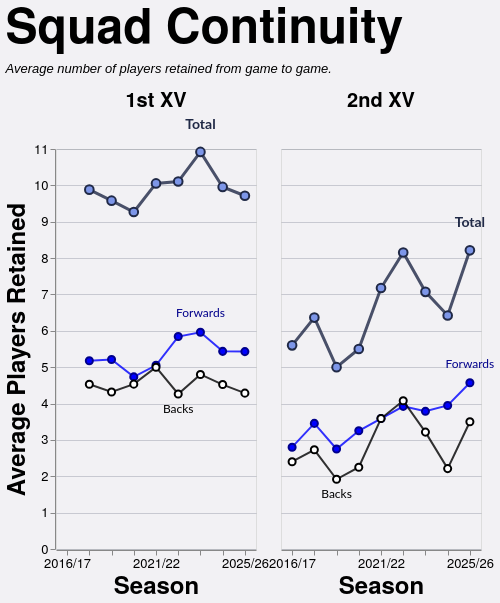

Write a Vega-Lite specification for this figure.
### Vega-Lite specification from a JSON file in a GitHub repository (floating-point values rounded to 4 significant figures)
{"config": {"axis": {"labelFont": "PT Sans Narrow, Helvetica Neue, Helvetica, Arial, sans-serif", "titleFont": "PT Sans Narrow, Helvetica Neue, Helvetica, Arial, sans-serif", "labelFontSize": 13, "titleFontSize": 24, "gridColor": "#202947", "gridOpacity": 0.2, "zindex": 1}, "text": {"font": "Lato, sans-serif"}, "bar": {"cornerRadiusEnd": 5}, "header": {"labelFont": "PT Sans Narrow, Helvetica Neue, Helvetica, Arial, sans-serif", "titleFont": "PT Sans Narrow, Helvetica Neue, Helvetica, Arial, sans-serif", "labelFontSize": 24, "titleFontSize": 28, "labelFontWeight": "bold", "orient": "left"}, "legend": {"labelFont": "PT Sans Narrow, Helvetica Neue, Helvetica, Arial, sans-serif", "titleFont": "PT Sans Narrow, Helvetica Neue, Helvetica, Arial, sans-serif", "labelFontSize": 14, "titleFontSize": 16, "titlePadding": 5, "fillColor": "white", "strokeColor": "black", "padding": 10, "titleFontWeight": "lighter", "titleFontStyle": "italic", "titleColor": "gray", "offset": 10}, "title": {"font": "PT Sans Narrow, Helvetica Neue, Helvetica, Arial, sans-serif", "fontSize": 48, "fontWeight": "bold", "anchor": "start", "align": "center", "titlePadding": 20, "subtitlePadding": 10, "subtitleFontSize": 13, "subtitleColor": "", "subtitleFontStyle": "italic", "offset": 15, "color": "black"}, "axisX": {"labelAngle": 0}, "facet": {"title": null, "header": null, "align": {"row": "each", "column": "each"}}, "resolve": {"scale": {"y": "independent", "facet": "independent"}}, "background": "#f2f1f4", "scale": {"offsetBandPaddingOuter": 0.2, "offsetBandPaddingInner": 0.1}}, "data": {"name": "data-b7fb51847042948184e64c497ab881a0"}, "facet": {"column": {"field": "squad", "header": {"labelExpr": "datum.value + ' XV'", "labelFontSize": 20, "labelPadding": 6}, "sort": ["1st", "2nd"], "title": null, "type": "nominal"}}, "spec": {"layer": [{"mark": {"type": "line", "color": "#202946", "opacity": 0.8, "point": {"filled": true, "color": "#7d96e8", "stroke": "#202946", "size": 75, "strokeWidth": 2}, "strokeWidth": 3}, "encoding": {"detail": [{"field": "unit", "type": "nominal"}], "tooltip": [{"field": "season", "title": "Season", "type": "ordinal"}, {"field": "squad", "title": "Squad", "type": "nominal"}, {"field": "unit", "title": "Unit", "type": "nominal"}, {"field": "retained", "format": ".1f", "title": "Avg Retained", "type": "quantitative"}], "x": {"axis": {"labelAngle": 0, "labelOverlap": "parity"}, "field": "season", "sort": "ascending", "title": "Season", "type": "ordinal"}, "y": {"axis": {"tickMinStep": 1}, "field": "retained", "scale": {"zero": true}, "title": "Average Players Retained", "type": "quantitative"}}, "transform": [{"filter": "(datum.unit === 'Total')"}]}, {"mark": {"type": "line", "color": "blue", "opacity": 0.8, "point": {"filled": true, "color": "blue", "stroke": "darkblue", "size": 50, "strokeWidth": 2}, "strokeWidth": 2}, "encoding": {"detail": [{"field": "unit", "type": "nominal"}], "tooltip": [{"field": "season", "title": "Season", "type": "ordinal"}, {"field": "squad", "title": "Squad", "type": "nominal"}, {"field": "unit", "title": "Unit", "type": "nominal"}, {"field": "retained", "format": ".1f", "title": "Avg Retained", "type": "quantitative"}], "x": {"axis": {"labelAngle": 0, "labelOverlap": "parity"}, "field": "season", "sort": "ascending", "title": "Season", "type": "ordinal"}, "y": {"axis": {"tickMinStep": 1}, "field": "retained", "scale": {"zero": true}, "title": "Average Players Retained", "type": "quantitative"}}, "transform": [{"filter": "(datum.unit === 'Forwards')"}]}, {"mark": {"type": "line", "color": "black", "opacity": 0.8, "point": {"filled": true, "color": "white", "stroke": "black", "size": 50, "strokeWidth": 2}, "strokeWidth": 2}, "encoding": {"detail": [{"field": "unit", "type": "nominal"}], "tooltip": [{"field": "season", "title": "Season", "type": "ordinal"}, {"field": "squad", "title": "Squad", "type": "nominal"}, {"field": "unit", "title": "Unit", "type": "nominal"}, {"field": "retained", "format": ".1f", "title": "Avg Retained", "type": "quantitative"}], "x": {"axis": {"labelAngle": 0, "labelOverlap": "parity"}, "field": "season", "sort": "ascending", "title": "Season", "type": "ordinal"}, "y": {"axis": {"tickMinStep": 1}, "field": "retained", "scale": {"zero": true}, "title": "Average Players Retained", "type": "quantitative"}}, "transform": [{"filter": "(datum.unit === 'Backs')"}]}, {"mark": {"type": "text", "align": "center", "baseline": "bottom", "color": "#202946", "dx": 0, "dy": -20, "fontSize": 14, "fontWeight": "bold"}, "encoding": {"detail": [{"field": "unit", "type": "nominal"}], "text": {"value": "Total"}, "tooltip": [{"field": "season", "title": "Season", "type": "ordinal"}, {"field": "squad", "title": "Squad", "type": "nominal"}, {"field": "unit", "title": "Unit", "type": "nominal"}, {"field": "retained", "format": ".1f", "title": "Avg Retained", "type": "quantitative"}], "x": {"field": "season", "type": "ordinal"}, "y": {"field": "retained", "type": "quantitative"}}, "transform": [{"filter": "(datum.unit === 'Total')"}, {"calculate": "toNumber(split(datum.season, '/')[0])", "as": "season_order"}, {"joinaggregate": [{"op": "max", "field": "retained", "as": "max_value"}, {"op": "min", "field": "retained", "as": "min_value"}], "groupby": ["squad"]}, {"filter": "datum.retained > 0"}, {"filter": "datum.retained == datum.max_value"}, {"window": [{"op": "row_number", "field": "", "as": "rank"}], "groupby": ["squad"], "sort": [{"field": "season_order", "order": "descending"}]}, {"filter": "datum.rank == 1"}]}, {"mark": {"type": "text", "align": "center", "baseline": "bottom", "color": "darkblue", "dx": 0, "dy": -12, "fontSize": 12, "fontWeight": "normal"}, "encoding": {"detail": [{"field": "unit", "type": "nominal"}], "text": {"value": "Forwards"}, "tooltip": [{"field": "season", "title": "Season", "type": "ordinal"}, {"field": "squad", "title": "Squad", "type": "nominal"}, {"field": "unit", "title": "Unit", "type": "nominal"}, {"field": "retained", "format": ".1f", "title": "Avg Retained", "type": "quantitative"}], "x": {"field": "season", "type": "ordinal"}, "y": {"field": "retained", "type": "quantitative"}}, "transform": [{"filter": "(datum.unit === 'Forwards')"}, {"calculate": "toNumber(split(datum.season, '/')[0])", "as": "season_order"}, {"joinaggregate": [{"op": "max", "field": "retained", "as": "max_value"}, {"op": "min", "field": "retained", "as": "min_value"}], "groupby": ["squad"]}, {"filter": "datum.retained > 0"}, {"filter": "datum.retained == datum.max_value"}, {"window": [{"op": "row_number", "field": "", "as": "rank"}], "groupby": ["squad"], "sort": [{"field": "season_order", "order": "descending"}]}, {"filter": "datum.rank == 1"}]}, {"mark": {"type": "text", "align": "center", "baseline": "top", "color": "black", "dx": 0, "dy": 10, "fontSize": 12, "fontWeight": "normal"}, "encoding": {"detail": [{"field": "unit", "type": "nominal"}], "text": {"value": "Backs"}, "tooltip": [{"field": "season", "title": "Season", "type": "ordinal"}, {"field": "squad", "title": "Squad", "type": "nominal"}, {"field": "unit", "title": "Unit", "type": "nominal"}, {"field": "retained", "format": ".1f", "title": "Avg Retained", "type": "quantitative"}], "x": {"field": "season", "type": "ordinal"}, "y": {"field": "retained", "type": "quantitative"}}, "transform": [{"filter": "(datum.unit === 'Backs')"}, {"calculate": "toNumber(split(datum.season, '/')[0])", "as": "season_order"}, {"joinaggregate": [{"op": "max", "field": "retained", "as": "max_value"}, {"op": "min", "field": "retained", "as": "min_value"}], "groupby": ["squad"]}, {"filter": "datum.retained > 0"}, {"filter": "datum.retained == datum.min_value"}, {"window": [{"op": "row_number", "field": "", "as": "rank"}], "groupby": ["squad"], "sort": [{"field": "season_order", "order": "descending"}]}, {"filter": "datum.rank == 1"}]}, {"mark": {"type": "point", "color": "#7d96e8", "filled": true, "size": 250, "stroke": "#202946", "strokeWidth": 3}, "encoding": {"detail": [{"field": "unit", "type": "nominal"}], "tooltip": [{"field": "season", "title": "Season", "type": "ordinal"}, {"field": "squad", "title": "Squad", "type": "nominal"}, {"field": "unit", "title": "Unit", "type": "nominal"}, {"field": "retained", "format": ".1f", "title": "Avg Retained", "type": "quantitative"}], "x": {"axis": {"labelAngle": 0, "labelOverlap": "parity"}, "field": "season", "sort": "ascending", "title": "Season", "type": "ordinal"}, "y": {"axis": {"tickMinStep": 1}, "field": "retained", "scale": {"zero": true}, "title": "Average Players Retained", "type": "quantitative"}}, "transform": [{"filter": "datum.unit === 'Total' && datum.isSelected"}]}, {"mark": {"type": "point", "color": "blue", "filled": true, "size": 180, "stroke": "darkblue", "strokeWidth": 3}, "encoding": {"detail": [{"field": "unit", "type": "nominal"}], "tooltip": [{"field": "season", "title": "Season", "type": "ordinal"}, {"field": "squad", "title": "Squad", "type": "nominal"}, {"field": "unit", "title": "Unit", "type": "nominal"}, {"field": "retained", "format": ".1f", "title": "Avg Retained", "type": "quantitative"}], "x": {"axis": {"labelAngle": 0, "labelOverlap": "parity"}, "field": "season", "sort": "ascending", "title": "Season", "type": "ordinal"}, "y": {"axis": {"tickMinStep": 1}, "field": "retained", "scale": {"zero": true}, "title": "Average Players Retained", "type": "quantitative"}}, "transform": [{"filter": "datum.unit === 'Forwards' && datum.isSelected"}]}, {"mark": {"type": "point", "color": "white", "filled": true, "size": 180, "stroke": "black", "strokeWidth": 3}, "encoding": {"detail": [{"field": "unit", "type": "nominal"}], "tooltip": [{"field": "season", "title": "Season", "type": "ordinal"}, {"field": "squad", "title": "Squad", "type": "nominal"}, {"field": "unit", "title": "Unit", "type": "nominal"}, {"field": "retained", "format": ".1f", "title": "Avg Retained", "type": "quantitative"}], "x": {"axis": {"labelAngle": 0, "labelOverlap": "parity"}, "field": "season", "sort": "ascending", "title": "Season", "type": "ordinal"}, "y": {"axis": {"tickMinStep": 1}, "field": "retained", "scale": {"zero": true}, "title": "Average Players Retained", "type": "quantitative"}}, "transform": [{"filter": "datum.unit === 'Backs' && datum.isSelected"}]}], "height": 400, "width": 200}, "spacing": 10, "title": {"text": "Squad Continuity", "subtitle": ["Average number of players retained from game to game."]}, "$schema": "https://vega.github.io/schema/vega-lite/v5.20.1.json", "datasets": {"data-b7fb51847042948184e64c497ab881a0": [{"season": "2017/18", "squad": "1st", "unit": "Total", "retained": 9.882}, {"season": "2017/18", "squad": "1st", "unit": "Forwards", "retained": 5.176}, {"season": "2017/18", "squad": "1st", "unit": "Backs", "retained": 4.529}, {"season": "2018/19", "squad": "1st", "unit": "Total", "retained": 9.579}, {"season": "2018/19", "squad": "1st", "unit": "Forwards", "retained": 5.211}, {"season": "2018/19", "squad": "1st", "unit": "Backs", "retained": 4.316}, {"season": "2019/20", "squad": "1st", "unit": "Total", "retained": 9.267}, {"season": "2019/20", "squad": "1st", "unit": "Forwards", "retained": 4.733}, {"season": "2019/20", "squad": "1st", "unit": "Backs", "retained": 4.533}, {"season": "2021/22", "squad": "1st", "unit": "Total", "retained": 10.05}, {"season": "2021/22", "squad": "1st", "unit": "Forwards", "retained": 5.053}, {"season": "2021/22", "squad": "1st", "unit": "Backs", "retained": 5.0}, {"season": "2022/23", "squad": "1st", "unit": "Total", "retained": 10.11}, {"season": "2022/23", "squad": "1st", "unit": "Forwards", "retained": 5.842}, {"season": "2022/23", "squad": "1st", "unit": "Backs", "retained": 4.263}, {"season": "2023/24", "squad": "1st", "unit": "Total", "retained": 10.92}, {"season": "2023/24", "squad": "1st", "unit": "Forwards", "retained": 5.96}, {"season": "2023/24", "squad": "1st", "unit": "Backs", "retained": 4.8}, {"season": "2024/25", "squad": "1st", "unit": "Total", "retained": 9.957}, {"season": "2024/25", "squad": "1st", "unit": "Forwards", "retained": 5.435}, {"season": "2024/25", "squad": "1st", "unit": "Backs", "retained": 4.522}, {"season": "2025/26", "squad": "1st", "unit": "Total", "retained": 9.714}, {"season": "2025/26", "squad": "1st", "unit": "Forwards", "retained": 5.429}, {"season": "2025/26", "squad": "1st", "unit": "Backs", "retained": 4.286}, {"season": "2016/17", "squad": "2nd", "unit": "Total", "retained": 5.6}, {"season": "2016/17", "squad": "2nd", "unit": "Forwards", "retained": 2.8}, {"season": "2016/17", "squad": "2nd", "unit": "Backs", "retained": 2.4}, {"season": "2017/18", "squad": "2nd", "unit": "Total", "retained": 6.364}, {"season": "2017/18", "squad": "2nd", "unit": "Forwards", "retained": 3.455}, {"season": "2017/18", "squad": "2nd", "unit": "Backs", "retained": 2.727}, {"season": "2018/19", "squad": "2nd", "unit": "Total", "retained": 5.0}, {"season": "2018/19", "squad": "2nd", "unit": "Forwards", "retained": 2.75}, {"season": "2018/19", "squad": "2nd", "unit": "Backs", "retained": 1.917}, {"season": "2019/20", "squad": "2nd", "unit": "Total", "retained": 5.5}, {"season": "2019/20", "squad": "2nd", "unit": "Forwards", "retained": 3.25}, {"season": "2019/20", "squad": "2nd", "unit": "Backs", "retained": 2.25}, {"season": "2021/22", "squad": "2nd", "unit": "Total", "retained": 7.176}, {"season": "2021/22", "squad": "2nd", "unit": "Forwards", "retained": 3.588}, {"season": "2021/22", "squad": "2nd", "unit": "Backs", "retained": 3.588}, {"season": "2022/23", "squad": "2nd", "unit": "Total", "retained": 8.154}, {"season": "2022/23", "squad": "2nd", "unit": "Forwards", "retained": 3.923}, {"season": "2022/23", "squad": "2nd", "unit": "Backs", "retained": 4.077}, {"season": "2023/24", "squad": "2nd", "unit": "Total", "retained": 7.071}, {"season": "2023/24", "squad": "2nd", "unit": "Forwards", "retained": 3.786}, {"season": "2023/24", "squad": "2nd", "unit": "Backs", "retained": 3.214}, {"season": "2024/25", "squad": "2nd", "unit": "Total", "retained": 6.421}, {"season": "2024/25", "squad": "2nd", "unit": "Forwards", "retained": 3.947}, {"season": "2024/25", "squad": "2nd", "unit": "Backs", "retained": 2.211}, {"season": "2025/26", "squad": "2nd", "unit": "Total", "retained": 8.214}, {"season": "2025/26", "squad": "2nd", "unit": "Forwards", "retained": 4.571}, {"season": "2025/26", "squad": "2nd", "unit": "Backs", "retained": 3.5}]}}
